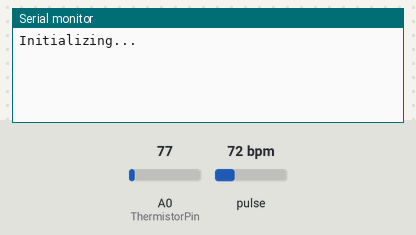
This sketch was run on a simulated ESP8266 (NodeMCU). On the bench: the last lines printed to the serial monitor. The test bench sets the inputs (shaded band); at power-on: pulse 72 bpm, A0 (ThermistorPin) = 77. WiFi joins after 1.5 s; servers stay silent unless stated.

Above: at 3.0 s.
3.1 s: pulse set to 42 bpm
At 3.11 s:
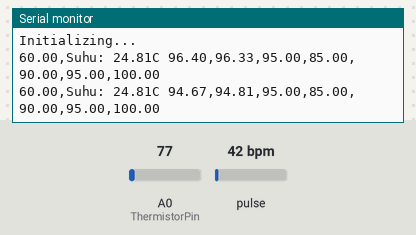
4.6 s: A0 (ThermistorPin) set to 92
At 4.69 s:
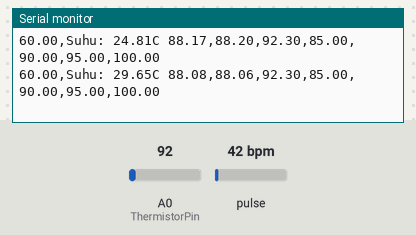
6.1 s: pulse set to 70 bpm
At 6.17 s:
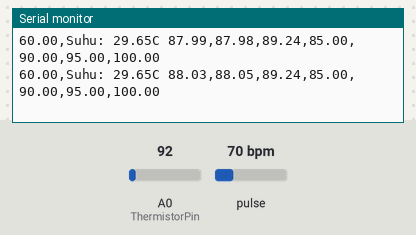
7.6 s: A0 (ThermistorPin) set to 107
At 7.67 s:
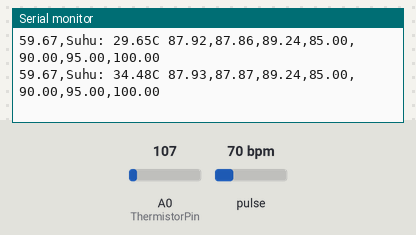
Timing chart, 0 to 10.1 s (numbered marks = the images above; inputs shaded):
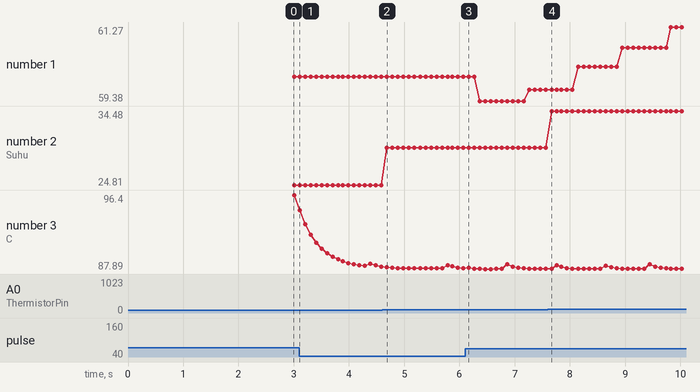

The sketch:

patient_monitoring_blynk.ino
```cpp
// (licence header left out)
// Template ID, Device Name and Auth Token are provided by the Blynk.Cloud
// See the Device Info tab, or Template settings
#define BLYNK_TEMPLATE_ID   "TMPLAI53fpKs"
#define BLYNK_DEVICE_NAME   "patient monitoring"
#define BLYNK_AUTH_TOKEN    "Z0xkKGCW_4MjM2EMa9ulpfXwblgwEKDL"

// Comment this out to disable prints and save space
#define BLYNK_PRINT Serial

#include <ESP8266WiFi.h>
#include <BlynkSimpleEsp8266.h>
#include <Wire.h>
#include "MAX30105.h" //sparkfun MAX3010X library
MAX30105 particleSensor;
//#define MAX30105 //if you have Sparkfun's MAX30105 breakout board , try #define MAX30105

int ThermistorPin = A0;  // sensor LM35DZ
float tempc;
float svoltage;

char auth[] = BLYNK_AUTH_TOKEN;

// Your WiFi credentials.
// Set password to "" for open networks.
char ssid[] = "pona";
char pass[] = "dhanz2423";

BlynkTimer timer;

#define USEFIFO


void setup()
{
  Serial.begin(115200);

  Blynk.begin(auth, ssid, pass);  //memulai program blynk

  Serial.println("Initializing...");

  // Initialize sensor
  if (!particleSensor.begin(Wire, I2C_SPEED_FAST)) //Use default I2C port, 400kHz speed
  {
    Serial.println("MAX30102 was not found. Please check wiring/power/solder jumper at MH-ET LIVE MAX30102 board. ");
    while (1);
  }

  //Setup to sense a nice looking saw tooth on the plotter
  byte ledBrightness = 0x7F; //Options: 0=Off to 255=50mA
  byte sampleAverage = 4; //Options: 1, 2, 4, 8, 16, 32
  byte ledMode = 2; //Options: 1 = Red only, 2 = Red + IR, 3 = Red + IR + Green
  //Options: 1 = IR only, 2 = Red + IR on MH-ET LIVE MAX30102 board
  int sampleRate = 200; //Options: 50, 100, 200, 400, 800, 1000, 1600, 3200
  int pulseWidth = 411; //Options: 69, 118, 215, 411
  int adcRange = 16384; //Options: 2048, 4096, 8192, 16384
  // Set up the wanted parameters
  particleSensor.setup(ledBrightness, sampleAverage, ledMode, sampleRate, pulseWidth, adcRange); //Configure sensor with these settings
 timer.setInterval(500, sendUptime);
}

double avered = 0; double aveir = 0;
double sumirrms = 0;
double sumredrms = 0;
int i = 0;
int Num = 100;//calculate SpO2 by this sampling interval

double ESpO2 = 95.0;//initial value of estimated SpO2
double FSpO2 = 0.7; //filter factor for estimated SpO2
double frate = 0.95; //low pass filter for IR/red LED value to eliminate AC component
#define TIMETOBOOT 3000 // wait for this time(msec) to output SpO2
#define SCALE 88.0 //adjust to display heart beat and SpO2 in the same scale
#define SAMPLING 5 //if you want to see heart beat more precisely , set SAMPLING to 1
#define FINGER_ON 30000 // if red signal is lower than this , it indicates your finger is not on the sensor
#define MINIMUM_SPO2 80.0

// Heart Rate Monitor by interval of zero crossing at falling edge
// max 180bpm - min 45bpm
#define FINGER_ON 50000 // if ir signal is lower than this , it indicates your finger is not on the sensor
#define LED_PERIOD 100 // light up LED for this period in msec when zero crossing is found for filtered IR signal
#define MAX_BPS 180
#define MIN_BPS 45
double HRM_estimator( double fir , double aveir)
{
  static double fbpmrate = 0.95; // low pass filter coefficient for HRM in bpm
  static uint32_t crosstime = 0; //falling edge , zero crossing time in msec
  static uint32_t crosstime_prev = 0;//previous falling edge , zero crossing time in msec
  static double bpm = 60.0;
  static double ebpm = 60.0;
  static double eir = 0.0; //estimated lowpass filtered IR signal to find falling edge without notch
  static double firrate = 0.85; //IR filter coefficient to remove notch , should be smaller than fRate
  static double eir_prev = 0.0;


  // Heart Rate Monitor by finding falling edge
  eir = eir * firrate + fir * (1.0 - firrate); //estimated IR : low pass filtered IR signal
  if ( ((eir - aveir) * (eir_prev - aveir) < 0 ) && ((eir - aveir) < 0.0)) { //find zero cross at falling edge
    crosstime = millis();//system time in msec of falling edge
    //Serial.print(crosstime); Serial.print(","); Serial.println(crosstime_prev);
    if ( ((crosstime - crosstime_prev ) > (60 * 1000 / MAX_BPS)) && ((crosstime - crosstime_prev ) < (60 * 1000 / MIN_BPS)) ) {
      bpm = 60.0 * 1000.0 / (double)(crosstime - crosstime_prev) ; //get bpm
      //   Serial.println("crossed");
      ebpm = ebpm * fbpmrate + (1.0 - fbpmrate) * bpm;//estimated bpm by low pass filtered
#ifdef LED_SOUND_INDICATOR
      if (aveIr > FINGER_ON) {
        digitalWrite(LEDPORT, HIGH);
        tone(BLIPSOUND - (100.0 - eSpO2) * 10.0); //when SpO2=80% BLIPSOUND drops 200Hz to indicate anormaly
      }
#endif
    } else {
      //Serial.println("faild to find falling edge");
    }
    crosstime_prev = crosstime;
  }
  eir_prev = eir;
#ifdef LED_SOUND_INDICATOR
  if (millis() > (crosstime + LED_PERIOD)) {
    if ( aveIr > FINGER_ON ) {
      digitalWrite(LEDPORT, LOW);
      noTone();
    }
  }
#endif
  return (ebpm);
}

double Ebpm;//estimated Heart Rate (bpm)

void sendUptime()
{
  Blynk.virtualWrite(V3, tempc);  //mengirimkan data suhu ke blynk
  Blynk.virtualWrite(V4, Ebpm);  //mengirimkan data bpm ke blynk
  Blynk.virtualWrite(V5, ESpO2);  //mengirimkan data spo ke blynk
}

void loop()
{
  Blynk.run();
  timer.run();
  // You can inject your own code or combine it with other sketches.
  // Check other examples on how to communicate with Blynk. Remember
  // to avoid delay() function!


  uint32_t ir, red , green;
  double fred, fir;
  double SpO2 = 0; //raw SpO2 before low pass filtered


#ifdef USEFIFO
  particleSensor.check(); //Check the sensor, read up to 3 samples

  while (particleSensor.available()) {//do we have new data
#ifdef MAX30105
   red = particleSensor.getFIFORed(); //Sparkfun's MAX30105
    ir = particleSensor.getFIFOIR();  //Sparkfun's MAX30105
#else
    red = particleSensor.getFIFOIR(); //why getFOFOIR output Red data by MAX30102 on MH-ET LIVE breakout board
    ir = particleSensor.getFIFORed(); //why getFIFORed output IR data by MAX30102 on MH-ET LIVE breakout board
#endif
    i++;
    fred = (double)red;
    fir = (double)ir;
    avered = avered * frate + (double)red * (1.0 - frate);//average red level by low pass filter
    aveir = aveir * frate + (double)ir * (1.0 - frate); //average IR level by low pass filter
    sumredrms += (fred - avered) * (fred - avered); //square sum of alternate component of red level
    sumirrms += (fir - aveir) * (fir - aveir);//square sum of alternate component of IR level

    Ebpm = HRM_estimator(fir, aveir); //Ebpm is estimated BPM

 //Pembacaan sensor suhu LM35 DZ
 float xval = analogRead(ThermistorPin);  //output adc dalam format decimal
 svoltage = (xval/1024.0)*3300;  // rumus menghitung suhu dari arus, 3300 yaitu 3.3V
 tempc = svoltage/10;  //factor datasheet 10mV / derajat C

    if ((i % SAMPLING) == 0) {//slow down graph plotting speed for arduino Serial plotter by thin out
      if ( millis() > TIMETOBOOT) {
        float ir_forGraph = (2.0 * fir - aveir) / aveir * SCALE;
        float red_forGraph = (2.0 * fred - avered) / avered * SCALE;
        //trancation for Serial plotter's autoscaling
        if ( ir_forGraph > 100.0) ir_forGraph = 100.0;
        if ( ir_forGraph < 80.0) ir_forGraph = 80.0;
        if ( red_forGraph > 100.0 ) red_forGraph = 100.0;
        if ( red_forGraph < 80.0 ) red_forGraph = 80.0;
        //        Serial.print(red); Serial.print(","); Serial.print(ir);Serial.print(".");
        if (ir < FINGER_ON) ESpO2 = MINIMUM_SPO2; //indicator for finger detached

        //Serial.print(bpm);// raw Heart Rate Monitor in bpm
        //Serial.print(",");
        Serial.print(Ebpm);// estimated Heart Rate Monitor in bpm
        Serial.print(",");


       Serial.print("Suhu: ");
       Serial.print(tempc);
       Serial.print("C ");


        Serial.print(ir_forGraph); // to display pulse wave at the same time with SpO2 data
        Serial.print(","); Serial.print(red_forGraph); // to display pulse wave at the same time with SpO2 data
        Serial.print(",");
        Serial.print(ESpO2); //low pass filtered SpO2
        Serial.print(","); Serial.print(85.0); //reference SpO2 line
        Serial.print(","); Serial.print(90.0); //warning SpO2 line
        Serial.print(","); Serial.print(95.0); //safe SpO2 line
        Serial.print(","); Serial.println(100.0); //max SpO2 line
      }
    }
    if ((i % Num) == 0) {
      double R = (sqrt(sumredrms) / avered) / (sqrt(sumirrms) / aveir);
      // Serial.println(R);
      SpO2 = -23.3 * (R - 0.4) + 100; //http://ww1.microchip.com/downloads/jp/AppNotes/00001525B_JP.pdf
      ESpO2 = FSpO2 * ESpO2 + (1.0 - FSpO2) * SpO2;//low pass filter
      //  Serial.print(SpO2);Serial.print(",");Serial.println(ESpO2);
      sumredrms = 0.0; sumirrms = 0.0; i = 0;
      break;
    }
    particleSensor.nextSample(); //We're finished with this sample so move to next sample
    //Serial.println(SpO2);
  }
#else

  while (1) {//do we have new data
#ifdef MAX30105
   red = particleSensor.getRed();  //Sparkfun's MAX30105
    ir = particleSensor.getIR();  //Sparkfun's MAX30105
#else
    red = particleSensor.getIR(); //why getFOFOIR outputs Red data by MAX30102 on MH-ET LIVE breakout board
    ir = particleSensor.getRed(); //why getFIFORed outputs IR data by MAX30102 on MH-ET LIVE breakout board
#endif
    i++;
    fred = (double)red;
    fir = (double)ir;
    avered = avered * frate + (double)red * (1.0 - frate);//average red level by low pass filter
    aveir = aveir * frate + (double)ir * (1.0 - frate); //average IR level by low pass filter
    sumredrms += (fred - avered) * (fred - avered); //square sum of alternate component of red level
    sumirrms += (fir - aveir) * (fir - aveir);//square sum of alternate component of IR level
    if ((i % SAMPLING) == 0) {//slow down graph plotting speed for arduino IDE toos menu by thin out
      //#if 0
      if ( millis() > TIMETOBOOT) {
        float ir_forGraph = (2.0 * fir - aveir) / aveir * SCALE;
        float red_forGraph = (2.0 * fred - avered) / avered * SCALE;
        //trancation for Serial plotter's autoscaling
        if ( ir_forGraph > 100.0) ir_forGraph = 100.0;
        if ( ir_forGraph < 80.0) ir_forGraph = 80.0;
        if ( red_forGraph > 100.0 ) red_forGraph = 100.0;
        if ( red_forGraph < 80.0 ) red_forGraph = 80.0;
        //        Serial.print(red); Serial.print(","); Serial.print(ir);Serial.print(".");
        if (ir < FINGER_ON) ESpO2 = MINIMUM_SPO2; //indicator for finger detached

        //Serial.print(bpm);// raw Heart Rate Monitor in bpm
        //Serial.print(",");
        Serial.print(Ebpm);// estimated Heart Rate Monitor in bpm
        Serial.print(",");

        Serial.print((2.0 * fir - aveir) / aveir * SCALE); // to display pulse wave at the same time with SpO2 data
        Serial.print(","); Serial.print((2.0 * fred - avered) / avered * SCALE); // to display pulse wave at the same time with SpO2 data
        Serial.print(","); Serial.print(ESpO2); //low pass filtered SpO2
        Serial.print(","); Serial.print(85.0); //
        Serial.print(","); Serial.print(90.0); //warning SpO2 line
        Serial.print(","); Serial.print(95.0); //safe SpO2 line
        Serial.print(","); Serial.println(100.0); //max SpO2 line
        //#endif
      }
    }
    if ((i % Num) == 0) {
      double R = (sqrt(sumredrms) / avered) / (sqrt(sumirrms) / aveir);
      // Serial.println(R);
      SpO2 = -23.3 * (R - 0.4) + 100; //http://ww1.microchip.com/downloads/jp/AppNotes/00001525B_JP.pdf
      ESpO2 = FSpO2 * ESpO2 + (1.0 - FSpO2) * SpO2;
      //  Serial.print(SpO2);Serial.print(",");Serial.println(ESpO2);
      sumredrms = 0.0; sumirrms = 0.0; i = 0;
      break;
    }
    particleSensor.nextSample(); //We're finished with this sample so move to next sample
    //Serial.println(SpO2);
  }
#endif
}
```

Measured:
- after the input at 3.1 s, the serial monitor: prints a new line at once (image 1)
- after the input at 4.6 s, the serial monitor: prints a new line after 0.09 s (image 2)
- after the input at 6.1 s, the serial monitor: prints a new line after 0.07 s (image 3)
- after the input at 7.6 s, the serial monitor: prints a new line after 0.07 s (image 4)
- plotted number 1: 60 → 59.67 after the input at 6.1 s
- plotted number 2: 24.81 → 29.65 after the input at 4.6 s, 29.65 → 34.48 after the input at 7.6 s
- plotted number 3: 96.4 → 88.17 after the input at 3.1 s
